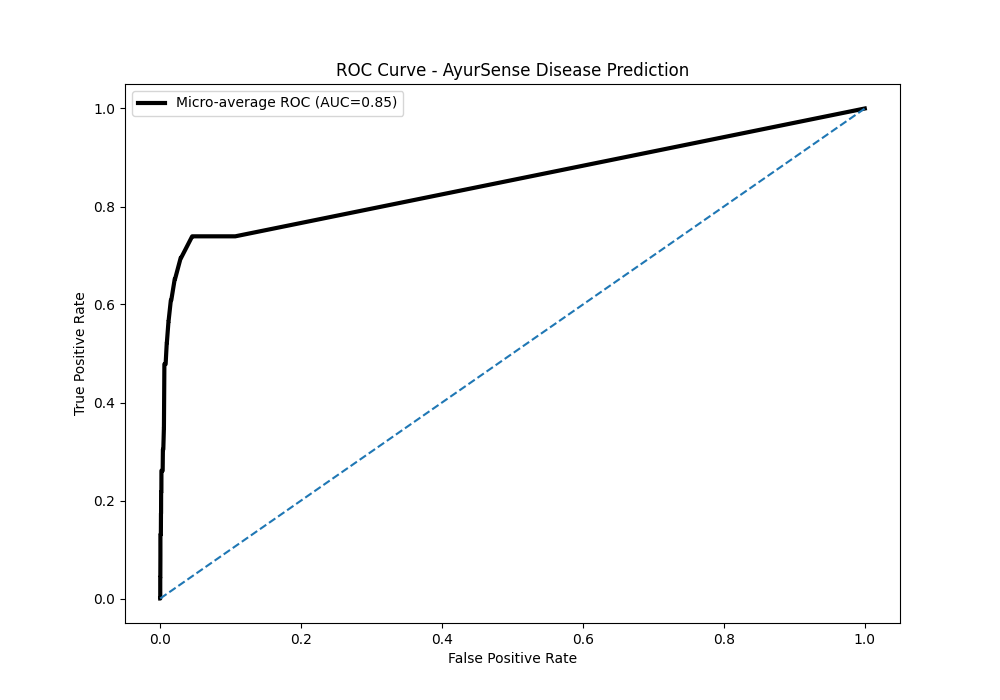

The Python source for this figure:
import pandas as pd
import numpy as np
import matplotlib.pyplot as plt

from sklearn.model_selection import train_test_split
from sklearn.feature_extraction.text import TfidfVectorizer
from sklearn.ensemble import RandomForestClassifier
from sklearn.preprocessing import label_binarize
from sklearn.metrics import roc_curve, auc, accuracy_score

# 📥 Load dataset
data = pd.read_excel("AyurGenixAI_dataset.xlsx")

# 🎯 Use only required columns
data = data[["Symptoms", "Disease"]]
data = data.dropna()

# 🔤 Text → numeric
vectorizer = TfidfVectorizer()
X = vectorizer.fit_transform(data["Symptoms"])
y = data["Disease"]

# 🔀 Split
X_train, X_test, y_train, y_test = train_test_split(
    X, y, test_size=0.2, random_state=42
)

# 🤖 Model
model = RandomForestClassifier()
model.fit(X_train, y_train)

# 🔥 Classes
classes = model.classes_

# 🔁 Binarize
y_test_bin = label_binarize(y_test, classes=classes)

# 📊 Probabilities
y_scores = model.predict_proba(X_test)

# 📈 Plot
plt.figure(figsize=(10, 7))

# ✅ Show only top 5 classes (clean graph)
top_n = 5

for i in range(min(top_n, len(classes))):

    # skip empty classes
    if i >= y_test_bin.shape[1] or sum(y_test_bin[:, i]) == 0:
        continue

    fpr, tpr, _ = roc_curve(y_test_bin[:, i], y_scores[:, i])
    roc_auc = auc(fpr, tpr)

    plt.plot(fpr, tpr, label=f"{classes[i]} (AUC={roc_auc:.2f})")

# 🔥 Micro-average ROC
fpr_micro, tpr_micro, _ = roc_curve(
    y_test_bin.ravel(), y_scores.ravel()
)
roc_auc_micro = auc(fpr_micro, tpr_micro)

plt.plot(
    fpr_micro,
    tpr_micro,
    color="black",
    linewidth=3,
    label=f"Micro-average ROC (AUC={roc_auc_micro:.2f})"
)

# random line
plt.plot([0, 1], [0, 1], linestyle='--')

plt.xlabel("False Positive Rate")
plt.ylabel("True Positive Rate")
plt.title("ROC Curve - AyurSense Disease Prediction")
plt.legend()

plt.savefig("roc_graph.png")
plt.show()
